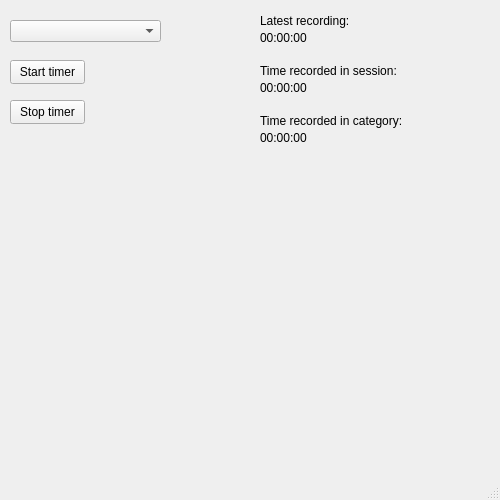
<?xml version="1.0" encoding="UTF-8"?>
<ui version="4.0">
 <class>MainWindow</class>
 <widget class="QMainWindow" name="MainWindow">
  <property name="geometry">
   <rect>
    <x>0</x>
    <y>0</y>
    <width>500</width>
    <height>500</height>
   </rect>
  </property>
  <property name="windowTitle">
   <string>MainWindow</string>
  </property>
  <widget class="QWidget" name="centralwidget">
   <widget class="QPushButton" name="button_start_timer">
    <property name="geometry">
     <rect>
      <x>10</x>
      <y>60</y>
      <width>75</width>
      <height>24</height>
     </rect>
    </property>
    <property name="text">
     <string>Start timer</string>
    </property>
   </widget>
   <widget class="QPushButton" name="button_stop_timer">
    <property name="geometry">
     <rect>
      <x>10</x>
      <y>100</y>
      <width>75</width>
      <height>24</height>
     </rect>
    </property>
    <property name="text">
     <string>Stop timer</string>
    </property>
   </widget>
   <widget class="QLabel" name="label">
    <property name="geometry">
     <rect>
      <x>260</x>
      <y>10</y>
      <width>231</width>
      <height>21</height>
     </rect>
    </property>
    <property name="sizePolicy">
     <sizepolicy hsizetype="Preferred" vsizetype="Preferred">
      <horstretch>0</horstretch>
      <verstretch>0</verstretch>
     </sizepolicy>
    </property>
    <property name="text">
     <string>Latest recording:</string>
    </property>
   </widget>
   <widget class="QLabel" name="label_2">
    <property name="geometry">
     <rect>
      <x>260</x>
      <y>30</y>
      <width>101</width>
      <height>16</height>
     </rect>
    </property>
    <property name="text">
     <string>00:00:00</string>
    </property>
   </widget>
   <widget class="QLabel" name="label_3">
    <property name="geometry">
     <rect>
      <x>260</x>
      <y>60</y>
      <width>231</width>
      <height>21</height>
     </rect>
    </property>
    <property name="text">
     <string>Time recorded in session:</string>
    </property>
   </widget>
   <widget class="QLabel" name="label_4">
    <property name="geometry">
     <rect>
      <x>260</x>
      <y>80</y>
      <width>101</width>
      <height>16</height>
     </rect>
    </property>
    <property name="text">
     <string>00:00:00</string>
    </property>
   </widget>
   <widget class="QComboBox" name="comboBox_category">
    <property name="geometry">
     <rect>
      <x>10</x>
      <y>20</y>
      <width>151</width>
      <height>22</height>
     </rect>
    </property>
   </widget>
   <widget class="QLabel" name="label_5">
    <property name="geometry">
     <rect>
      <x>260</x>
      <y>110</y>
      <width>231</width>
      <height>21</height>
     </rect>
    </property>
    <property name="text">
     <string>Time recorded in category:</string>
    </property>
   </widget>
   <widget class="QLabel" name="label_6">
    <property name="geometry">
     <rect>
      <x>260</x>
      <y>130</y>
      <width>101</width>
      <height>16</height>
     </rect>
    </property>
    <property name="text">
     <string>00:00:00</string>
    </property>
   </widget>
  </widget>
  <widget class="QMenuBar" name="menubar">
   <property name="geometry">
    <rect>
     <x>0</x>
     <y>0</y>
     <width>500</width>
     <height>23</height>
    </rect>
   </property>
  </widget>
  <widget class="QStatusBar" name="statusbar"/>
 </widget>
 <resources/>
 <connections/>
</ui>
